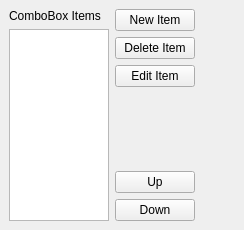
              <widget class="QWidget" name="page4" >
               <layout class="QGridLayout" >
                <property name="margin" >
                 <number>9</number>
                </property>
                <property name="spacing" >
                 <number>6</number>
                </property>
                <item row="0" column="1" >
                 <layout class="QVBoxLayout" >
                  <property name="margin" >
                   <number>0</number>
                  </property>
                  <property name="spacing" >
                   <number>6</number>
                  </property>
                  <item>
                   <widget class="QPushButton" name="addNewButton" >
                    <property name="text" >
                     <string>New Item</string>
                    </property>
                   </widget>
                  </item>
                  <item>
                   <widget class="QPushButton" name="deleteButton" >
                    <property name="text" >
                     <string>Delete Item</string>
                    </property>
                   </widget>
                  </item>
                  <item>
                   <widget class="QPushButton" name="editItemButton" >
                    <property name="text" >
                     <string>Edit Item</string>
                    </property>
                   </widget>
                  </item>
                  <item>
                   <spacer>
                    <property name="orientation" >
                     <enum>Qt::Vertical</enum>
                    </property>
                    <property name="sizeHint" >
                     <size>
                      <width>20</width>
                      <height>40</height>
                     </size>
                    </property>
                   </spacer>
                  </item>
                  <item>
                   <widget class="QPushButton" name="upButton" >
                    <property name="text" >
                     <string>Up</string>
                    </property>
                   </widget>
                  </item>
                  <item>
                   <widget class="QPushButton" name="downButton" >
                    <property name="text" >
                     <string>Down</string>
                    </property>
                   </widget>
                  </item>
                 </layout>
                </item>
                <item row="0" column="0" >
                 <layout class="QVBoxLayout" >
                  <property name="margin" >
                   <number>0</number>
                  </property>
                  <property name="spacing" >
                   <number>6</number>
                  </property>
                  <item>
                   <widget class="QLabel" name="label_3" >
                    <property name="text" >
                     <string>&lt;html>&lt;head>&lt;meta name="qrichtext" content="1" />&lt;/head>&lt;body style=" white-space: pre-wrap; font-family:MS Shell Dlg; font-weight:400; font-style:normal; text-decoration:none;">&lt;p style=" margin-top:0px; margin-bottom:0px; margin-left:0px; margin-right:0px; -qt-block-indent:0; text-indent:0px;">ComboBox Items&lt;/p>&lt;/body>&lt;/html></string>
                    </property>
                   </widget>
                  </item>
                  <item>
                   <widget class="QListWidget" name="comboItemsList" >
                    <property name="maximumSize" >
                     <size>
                      <width>100</width>
                      <height>16777215</height>
                     </size>
                    </property>
                   </widget>
                  </item>
                 </layout>
                </item>
                <item row="0" column="2" >
                 <spacer>
                  <property name="orientation" >
                   <enum>Qt::Horizontal</enum>
                  </property>
                  <property name="sizeHint" >
                   <size>
                    <width>40</width>
                    <height>20</height>
                   </size>
                  </property>
                 </spacer>
                </item>
               </layout>
              </widget>
